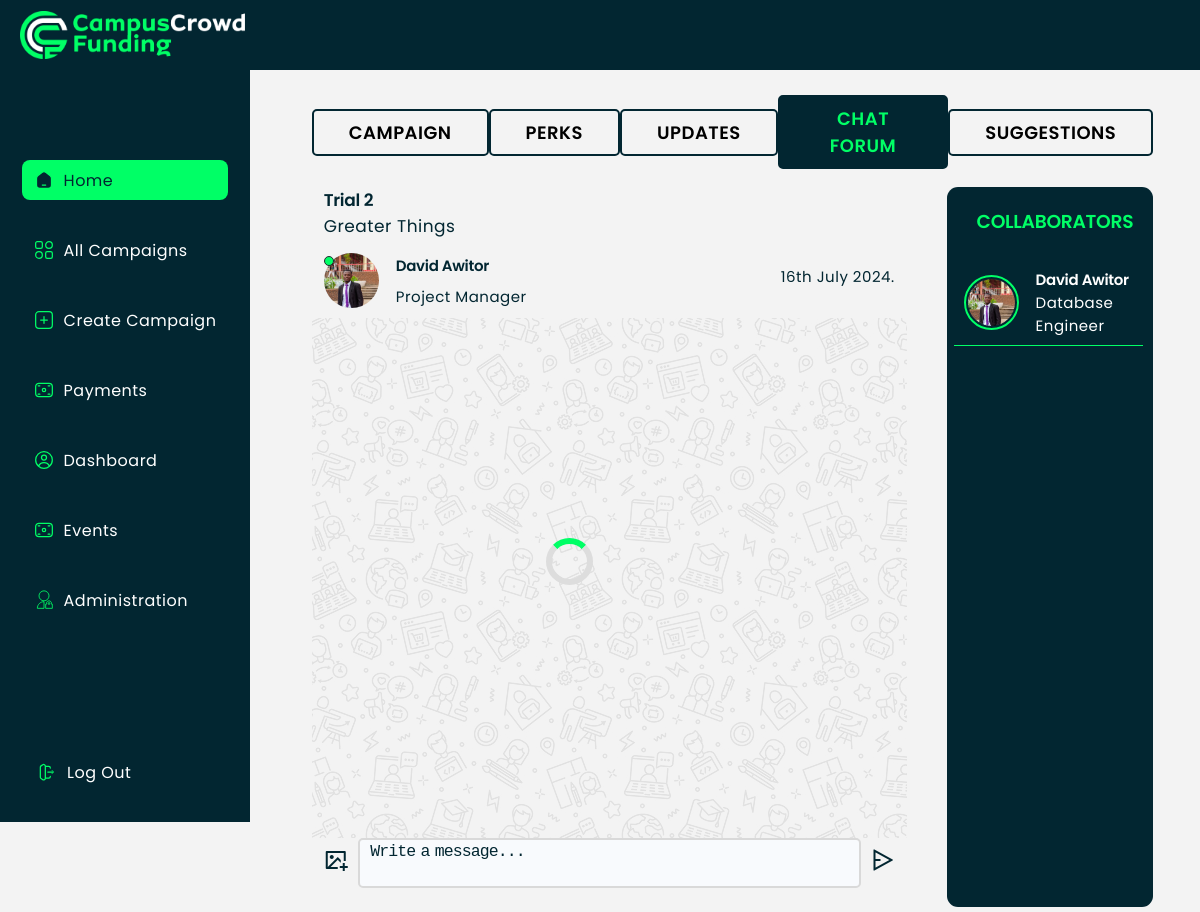
The app's page /CHAT_ROOM/the-room/db13a38a-22c0-4270-bfd9-75a6d039fe4f/ (signed in) with its own data.
### CHAT_ROOM/models.py (models this page shows, shortened)
class Chat_forum(models.Model):
    host = models.ForeignKey(Profile, on_delete=models.CASCADE, null=True)
    project = models.OneToOneField(Project, on_delete=models.CASCADE, null=True)
    participants = models.ManyToManyField(Profile, related_name='Participants', blank=True)
    created = models.DateTimeField(auto_now_add=True)
    updated = models.DateTimeField(auto_now=True)
    unique_string = models.CharField(max_length=10, unique=True, editable=False, null=True)
    id = models.UUIDField(default=uuid.uuid4, unique=True, primary_key=True, editable=False)
    class Meta:
        ordering = ['-updated', '-created']

### users/models.py (models this page shows, shortened)
class Project(models.Model):
    project_owner = models.ForeignKey(Profile, on_delete=models.CASCADE)
    project_title = models.CharField(max_length=250, blank=True)
    brief_description = models.CharField(max_length=500)
    about_project = models.TextField(null=True, blank=True)
    project_image = models.ImageField(upload_to='CampusCrowd/project_images/')
    project_target_amount = models.IntegerField(null=True, blank=True)
    target_funding_period_in_days = models.IntegerField(null=True, blank=True)
    amount_raised = models.IntegerField(default=0)
    project_short_demo_video = models.FileField(null=True, blank=True, upload_to='CampusCrowd/project_videos/')
    project_stars = models.IntegerField(default=0)
    has_update = models.BooleanField(default=False)
    has_details = models.BooleanField(default=False)
    created = models.DateTimeField(auto_now_add=True)
    id = models.UUIDField(default=uuid.uuid4, unique=True, primary_key=True, editable=False)
    class Meta:
        ordering = ['-created']

class Profile(models.Model):
    CATEGORY = (
        ('student', 'Student'),
        ('investor', 'Investor'),
        ('faculty', 'Faculty')
    )
    user = models.OneToOneField(User, on_delete=models.CASCADE, null=True, related_name='profile')
    profile_image = models.ImageField(null=True, blank=True, upload_to='CampusCrowd/profiles/', default="profiles/user-default.png")
    about_you = models.TextField(blank=True, null=True)
    reference_number = models.IntegerField(blank=True, null=True)
    programme_of_study = models.CharField(max_length=250, blank=True, null=True)
    name_of_institution = models.CharField(max_length=250, blank=True, null=True)
    abbreviation_of_institution = models.CharField(max_length=250, blank=True, null=True)
    college_name = models.CharField(max_length=250, blank=True, null=True)
    category = models.CharField(max_length=25, choices=CATEGORY, default='Student')
    contact = models.IntegerField(null=True, blank=True)
    linkedIn_url = models.CharField(max_length=300, blank=True, null=True)
    website_url = models.CharField(max_length=250, blank=True, null=True)
    stars = models.IntegerField(default=0)
    created = models.DateTimeField(auto_now_add=True)
    id = models.UUIDField(default=uuid.uuid4, unique=True, primary_key=True, editable=False)
    class Meta:
        ordering = ['-created']

### CHAT_ROOM/views.py (the view, shortened to what this page needs)
# urls.py: path('the-room/<str:pk>/', views.church_chat_room, name='church-chat-room'),
def church_chat_room(request, pk):
    if (not request.user.is_authenticated):
        messages.error(request, "Please login into your account to be able to engage in a chat")
        return redirect('special-login', pk=pk)
    project = Project.objects.get(id=pk)
    room = Chat_forum.objects.get(project=project)
    room_messages = room.message_set.all().order_by('created')
    participants = room.participants.all()
    rooms = Chat_forum.objects.all()
    try:
        is_participant_present = room.participants.get(id=request.user.profile.id)
    except Profile.DoesNotExist:
        is_participant_present = False
        pass
    else:
        pass
    if not is_participant_present:
        room.participants.add(request.user.profile)
    if request.method == "GET":
        query = request.GET.get('browse_topics') if request.GET.get('browse_topics') != None else ''
    base_url = request.build_absolute_uri('/')  # Get the base URL from the request
    context = {
        'room': room,
        'room_messages': room_messages,
        'participants': participants,
        'rooms': rooms,
        'is_chat_room': True,
        'base_url': base_url,
        'project': project,
    }
    return render(request, 'CHAT_ROOM/chat_room.html', context)

### CHAT_ROOM/templates/CHAT_ROOM/chat_room.html (shortened to what this page needs)
{% extends 'main.html' %}
{% load static %}
{% block content %}
<main class="main-element">
  <section class="main-page flex-main-page">
    {% include 'vertical_navigation.html' %}
    <div class="template temp1 for-chats">
        <div class="main-project-content-container chats-own">
            <div class="project-nav eli">
                <a href="{% url 'campaign' project.id %}"><p class="Campaign">CAMPAIGN</p></a>
                <a href="{% url 'perks' project.id %}"><p class="Perks">PERKS</p></a>
                <a href="{% url 'updates' project.id %}"><p class="Updates">UPDATES</p></a>
                <span>
                    <a href="{% url 'church-chat-room' project.id %}"><p class="Chat desktop">CHAT FORUM</p></a>
                </span>
                <a href="{% url 'hints' project.id %}"><p class="FAQs">SUGGESTIONS</p></a>
            </div>
            <div class="project-description">
                <div class="main-page-container events-single">
                    <div class="single-page-content church-church-room remove-padding-bottom">
                        <div class="main-chat-room after-exams-mobile" id="chatContainer">
                            <div class="after-exams-container-for-mobile-friendly">
                                <div class="topic-time-created main-chat-room-padding">
                                    <h1 class="room-topic">{{ room.project.project_title }}</h1>
                                    <p class="room-topic"> {{ room.project.brief_description }} </p>
                                </div>
                                <div class="hosted-by main-chat-room-padding">
                                    <span class="host-image-username">
                                        <div class="host-user-image-container dave-the-ceo">
                                            <a href="{% url 'view_profile' room.host.id %}" class="reply-personality">
                                                <img src="{{ room.host.profile_image.url}}" alt="image" class="room-host-image">
                                                <span class="hmmmm">
                                                <h5 class="chat-name-name">{{ room.host.user.first_name}} {{ room.host.user.last_name}}</h5>
                                                <p class="chat-name-name">Project Manager</p>
                                                </span>
                                            </a>
                                           <span>
                                            <p class="last-p chat-name-name">{{ room.created.date|date:"jS F Y" }}.</p>
                                           </span>
                                        </div>
                                    </span>
                                </div>
                            </div>
                            <div class="background">
                                <div class="the-chat-message the-chat-message-after-exams" id="chat-box">
                                </div>
                            </div>
                            <div class="loader" id="preloader"></div>
                            <div class="main-chat-room-padding the-message-form-input-after-exams">
                                <form action="" method="POST" class="input-for-message" id="chat-form"
                                    enctype="multipart/form-data">
                                    <div class="image-upload">
                                        <label for="chat-image"><i class="ri-image-add-line color-cyan"></i></label>
                                    </div>
                                    <textarea name="message" placeholder="Write a message..." class="textarea text-break" id="myTextarea"></textarea>
                                    <button type="submit" id="send-button"><i class="ri-send-plane-2-line color-cyan"></i></button>
                                </form>
                            </div>
                        </div>
                        <div class="participants participants-animate-on-mobile" id="sidebar-participants">
                            <div class="flex-browse-topic-and-close-button enlarge-icon enlarge-mobile-participants">
                                <h3 class="collabo">COLLABORATORS</h3>
                            </div>
                            <div class="loop-container looping">
                                {% for participant in participants %}
                                <span class="host-image-username give-padding">
                                    <a href="{% url 'view_profile' participant.id %}" class="reply-personality">
                                        {% if participant.profile_image %}
                                        <img src="{{ participant.profile_image.url }}" alt="room host image" class="room-host-image heyyy">
                                        {% else %}
                                        <img src="{% static 'images/profiles/user-default.png' %}" alt="Default Image" class="room-host-image heyyy">
                                        {% endif %}
                                        <span>
                                            <h5 class="chat-name-name namee">{{ participant.user.first_name}} {{ participant.user.last_name}}</h5>
                                            <p class="ehi">Database Engineer</p>
                                        </span>
                                    </a>
                                </span>
                                {% endfor %}
                            </div>
                        </div>
                    </div>
                </div>
            </div>
        </div>
    </div>
  </section>
</main>
{% endblock content %}

### static/styles/css/main.css (style rules this page uses)
:root { --light-color: #fff; --light-color-alt: #afb6cd; --primary-background-color: #131417; --secondary-background-color: #252830; --hover-light-color: var(--light-color); --hover-dark-color: var(--primary-background-color); --gradient-color: linear-gradient(115deg, #4fcf70, #fad648, #a767e5, #12bcfe, #44ce7b); --transparent-light-color: rgba(255, 255, 255, 0.05); --transparent-dark-color: rgba(0, 0, 0, 0.75); --font-family: "Poppins", sans-serif; --font-size-sm: 1.6rem; --font-size-md: 2.4rem; --gap: 2rem; --margin-sm: 2rem; --margin-md: 3rem; --item-min-height-sm: 20rem; --item-min-height-md: 30rem; --green: #00FF66; --bg-color: #022631; }
* { margin: 0; padding: 0; box-sizing: border-box; }
html { font-size: 62.5%; height: 100%; }
body { font-family: var(--font-family); font-size: var(--font-size-sm); color: black; background-color: white!important; letter-spacing: 0.5px; transition: background-color 0.25s, color 0.25s; display: flex; flex-direction: column; min-height: 100%; overflow-x: hidden!important; }
a { color: inherit; text-decoration: none; display: block; }
input, button { font: inherit; color: inherit; border: none; background-color: transparent; }
i { font-size: var(--font-size-md); }
h1, h2, h3, h4, h5, h6 { font-weight: 600!important; letter-spacing: -0.3px; }
.flex-main-page { width: 100%; display: flex; align-items: flex-start; gap: 15px; margin-top: 70px; background-color: #d9d9d951; }
.template { width: inherit; margin-left: 250px; margin-top: 15px; position: relative; }
.desktop { display: block; }
.main-project-content-container { padding: 0 5%; margin-bottom: 50px; }
.chats-own { margin-bottom: 5px; }
.for-chats { padding-top: 10px; }
.project-nav { display: flex; align-items: center; justify-content: space-between; margin-bottom: 30px; }
.project-nav p { border: 2px solid #022631; padding: 8px 50px; text-align: center; border-radius: 5px; font-size: 1.8rem; font-weight: 550; }
.active-project-home { background-color: #022631; color: var(--green); }
.textarea::placeholder { color: #022631!important; }
.eli { margin-bottom: 10px; }
.ehi { color: white!important; }

### static/styles/css/form_styles.css (style rules this page uses)
:root { --color-main: #5aa5b9; --color-main-light: #e6faff; --color-sub: #3f4156; --color-sub-light: #51546e; --color-sub-lighter: #ededfd; --color-text: #737373; --color-gray: #8b8b8b; --color-light: #e5e7eb; --color-light-gray: #767676; --color-bg: #f8fafd; --color-white: #fffefd; --color-white-light: #f3f3f3; --color-success: #359e64; --color-success-bg: #def8e8; --color-error: #fc4b0b; --color-error-bg: #fff2ee; --font-base: 'Poppins', arial, helvetica, 'Segoe UI', roboto, ubuntu, sans-serif; --font-monospace: 'Fira Code', 'Courier New', courier, monospace; --font-regular: 300; --font-medium: 500; --font-bold: 700; --generic-shadow: 1px 1px 5px #00000010; --generic-transition: all 0.3s ease-in-out; }

### static/styles/css/media_queries.css (style rules this page uses)
@media screen and (min-width: 768px) { .project-nav p { padding: 8px 35px; } }

### records on screen
Chat_forum: project.project_title "Trial 2", project.brief_description "Greater Things", host.profile_image (picture), host.user.first_name "David", host.user.last_name "Awitor", created "16th July 2024"
Profile: profile_image (picture), user.first_name "David", user.last_name "Awitor"
